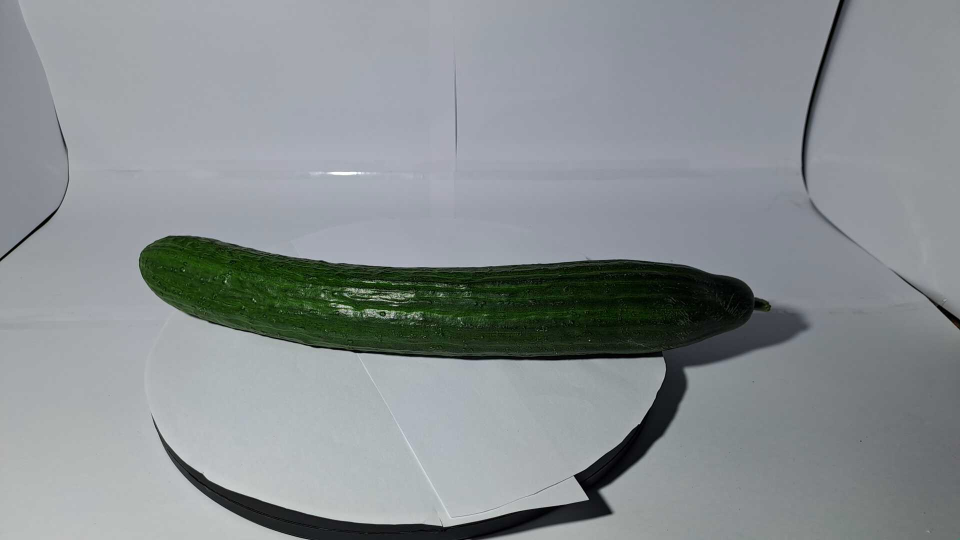
#> input picture New_photos/rawdata/cucumber/cucumber0.jpg, 1920 x 1080 px (shown at 1/2 size); its folder holds only this picture in this run
$ python main.py
#> lines starting #> are read from the running program, lines starting #| are printed output that depends on the picture; after the words box and inside, x2 and y2 are one past the last pixel; in counts of white or black regions, pixels touching at a corner belong together
### qualifiers.py
#%%

import cv2 as cv                 #Lib for image processing
import glob
import numpy as np
from scipy import stats
import matplotlib.pyplot as plt  #Lib for plotting images
import kleur_support

lower_bound_hsv = [20,20,20]
upper_bound_hsv = [75, 255, 255]
min_contour_area = 50


#     return new_img
def object_cutter(img_array):
    # Step 1: Convert image to HSV
    hsv = cv.cvtColor(img_array, cv.COLOR_BGR2HSV)

    # Step 2: Create a mask for the green color
    lower_green = np.array(lower_bound_hsv)
    upper_green = np.array(upper_bound_hsv)
    mask = cv.inRange(hsv, lower_green, upper_green)

    # Step 3: Find contours from the mask
    contours, _ = cv.findContours(mask, cv.RETR_EXTERNAL, cv.CHAIN_APPROX_SIMPLE)

    # Check if no contours were found
    if len(contours) == 0:
        return mask

    # Step 4: Initialize variables to store the brightest contour
    brightest_contour = None
    max_brightness = -1

    # Step 5: Iterate over all contours to find the brightest one
    for i, contour in enumerate(contours):
        contour_area = cv.contourArea(contour)
        if contour_area < min_contour_area:
            continue

        # Create a mask for this specific contour
        contour_mask = np.zeros_like(mask)
        cv.drawContours(contour_mask, [contour], -1, 255, thickness=cv.FILLED)

        # Visualize the contour mask

        # Apply the mask to the original image to get the region of interest (ROI)
        roi = cv.bitwise_and(img_array, img_array, mask=contour_mask)

        # Convert the ROI to grayscale to measure brightness
        roi_gray = cv.cvtColor(roi, cv.COLOR_BGR2GRAY)

        # Calculate the average brightness in the ROI
        avg_brightness = cv.mean(roi_gray, mask=contour_mask)[0]

        # Step 6: Keep track of the contour with the highest brightness
        if avg_brightness > max_brightness:
            max_brightness = avg_brightness
            brightest_contour = contour

    # Step 7: If we found the brightest contour, create a mask for it
    if brightest_contour is not None:
        # Create a mask for the brightest contour
        final_mask = np.zeros_like(mask)
        cv.drawContours(final_mask, [brightest_contour], -1, 255, thickness=cv.FILLED)

        # Use the final mask to cut the brightest object out of the original image
        brightest_object = cv.bitwise_and(img_array, img_array, mask=final_mask)

        # Convert to RGB for display (optional)
        brightest_object_rgb = cv.cvtColor(brightest_object, cv.COLOR_BGR2RGB)

        # plt.imshow(brightest_object_rgb)
        # plt.title('Brightest Object Cut Out (Rest Black)')
        # plt.show()

        # Return the image with only the brightest object
        return brightest_object
    else:
        #print("No bright object found!")
        return mask

def kleur(map_directory,methode):

    img_size = 200
    names=[]
    labels=[]
    rood_outcome=[]
    groen_outcome=[]
    blauw_outcome=[]
    hue_outcome=[]
    S_outcome=[]
    V_outcome=[]

    nummer=[]
    i=0
    for name in glob.glob(map_directory):
        img_array = cv.imread(name, cv.IMREAD_UNCHANGED)
        names.append(name)
        label=name.split('_')[0] # we splitten de string en pakken het eerste stukje

        #de evt resize pre echte testen
        img_array = cv.resize(img_array, (img_size,img_size))

        rood_outcome.append(kleur_support.kleurtest_rood(img_array,methode))
        groen_outcome.append(kleur_support.kleurtest_groen(img_array,methode))
        blauw_outcome.append(kleur_support.kleurtest_blauw(img_array,methode))
        hue_outcome.append(kleur_support.kleurtest_hue(img_array,methode))
        S_outcome.append(kleur_support.kleurtest_S(img_array,methode))
        V_outcome.append(kleur_support.kleurtest_V(img_array,methode))

        nummer.append(i)
        i=i+1
        labels.append(label)
    values = [rood_outcome,groen_outcome,blauw_outcome,hue_outcome,S_outcome,V_outcome]
    return values
# %%

### kleur_support.py
import cv2 as cv                 #Lib for image processing
import numpy as np
import matplotlib.pyplot as plt  #Lib for plotting images
from scipy import stats
import qualifiers


#RGB test codes
def kleurtest_rood(img_array,methode):
    img = qualifiers.object_cutter(img_array)
    B, G, R= cv.split(img)  # creates three seperate arrays for blue green and red
    rood_ar = R.flatten()  # Converts the 2D array to a 1D array
    rood_waardes = rood_ar[rood_ar != 0]  # Filter out zeros
    if methode == 1:
        return_val = np.mean(rood_waardes)  # takes the mean value of red
    elif methode == 0:
        return_val = stats.mode(rood_waardes)[0]  # takes the mean value of red
    return return_val/255

def kleurtest_groen(img_array,methode):
    img = qualifiers.object_cutter(img_array)

    B, G, R= cv.split(img)
    groen_ar = G.flatten()  # Converts the 2D array to a 1D array

    groen_waardes = groen_ar[groen_ar != 0]  # Filter out zeros

    if methode == 1:
        return_val = np.mean(groen_waardes)  # takes the mean value of red
    elif methode == 0:
        return_val = stats.mode(groen_waardes)[0]  # takes the mean value of red
    return return_val/255

def kleurtest_blauw(img_array,methode):
    img = qualifiers.object_cutter(img_array)

    B, G, R= cv.split(img)
    blauw_ar = B.flatten()  # Converts the 2D array to a 1D array

    blauw_waardes = blauw_ar[blauw_ar != 0]  # Filter out zeros

    if methode == 1:
        return_val = np.mean(blauw_waardes)  # takes the mean value of red
    elif methode == 0:
        return_val = stats.mode(blauw_waardes)[0]  # takes the mean value of red
    return return_val/255


#HSV test codes
def kleurtest_hue(img_array,methode):
    img = qualifiers.object_cutter(img_array)
    hsv = cv.cvtColor(img, cv.COLOR_BGR2HSV)

    H, S, V = cv.split(hsv)
    unfil_ar = H.flatten()  # Converts the 2D array to a 1D array

    fil_waardes = unfil_ar[unfil_ar != 0]  # Filter out zeros

    if methode == 1:
        return_val = np.mean(fil_waardes)  # takes the mean value of red
    elif methode == 0:
        return_val = stats.mode(fil_waardes)[0]  # takes the mean value of red
    return return_val/255

def kleurtest_S(img_array,methode):
    img = qualifiers.object_cutter(img_array)
    hsv = cv.cvtColor(img, cv.COLOR_BGR2HSV)

    H, S, V = cv.split(hsv)
    unfil_ar = S.flatten()  # Converts the 2D array to a 1D array

    fil_waardes = unfil_ar[unfil_ar != 0]  # Filter out zeros

    if methode == 1:
        return_val = np.mean(fil_waardes)
    elif methode == 0:
        return_val = stats.mode(fil_waardes)[0]
    return return_val/255

def kleurtest_V(img_array,methode):
    img = qualifiers.object_cutter(img_array)
    hsv = cv.cvtColor(img, cv.COLOR_BGR2HSV)

    H, S, V = cv.split(hsv)
    unfil_ar = V.flatten()  # Converts the 2D array to a 1D array

    fil_waardes = unfil_ar[unfil_ar != 0]  # Filter out zeros

    if methode == 1:
        return_val = np.mean(fil_waardes)
    elif methode == 0:
        return_val = stats.mode(fil_waardes)[0]
    return return_val/255

### shapedetect.py
import qualifiers as ql
import argparse
import imutils
import cv2 as cv
import glob
import numpy as np
import math

# Function to detect the shape of the object in the image
def detect(c):
    # initialize the shape name and approximate the contour
    shape = "unidentified"
    peri = cv.arcLength(c, True)
    approx = cv.approxPolyDP(c, 0.04 * peri, True)
        # if the shape is a triangle, it will have 3 vertices
    if len(approx) == 3:
        shape = "triangle"
    # if the shape has 4 vertices, it is either a square or
    # a rectangle
    elif len(approx) == 4:
        # compute the bounding box of the contour and use the
        # bounding box to compute the aspect ratio
        (x, y, w, h) = cv.boundingRect(approx)
        ar = w / float(h)
        # a square will have an aspect ratio that is approximately
        # equal to one, otherwise, the shape is a rectangle
        shape = "square" if ar >= 0.95 and ar <= 1.05 else "rectangle"
    # if the shape is a pentagon, it will have 5 vertices
    elif len(approx) == 5:
        shape = "pentagon"
    # otherwise, we assume the shape is a circle
    else:
        shape = "circle"
    # return the name of the shape
    return shape

# Function to detect the shape of the object in the image
def ShapeDect_RDP(map_directory):

    shapes = []
    cX_all = []
    cY_all = []

    for name in glob.glob(map_directory):

        img_array = cv.imread(name, cv.IMREAD_UNCHANGED)
        resized = imutils.resize(img_array, width=300)
        ratio = img_array.shape[0] / float(resized.shape[0])

        #gets the object from the image
        object_cutter = ql.object_cutter(resized)
        #converts the object to grayscale
        gray = cv.cvtColor(object_cutter, cv.COLOR_BGR2GRAY)
        #thresholds the image
        thresh = cv.threshold(gray, 20, 255, cv.THRESH_BINARY)[1]

        cnts = cv.findContours(thresh.copy(), cv.RETR_EXTERNAL,
            cv.CHAIN_APPROX_NONE)
        cnts = imutils.grab_contours(cnts)

        c = max(cnts, key=cv.contourArea)
        # compute the center of the contour, then detect the name of the
        # shape using only the contour
        M = cv.moments(c)
        if(M["m00"]==0):
            shapes.append("line")
            continue
        cX = int((M["m10"] / M["m00"]) * ratio)
        cY = int((M["m01"] / M["m00"]) * ratio)
        shape = detect(c)

        shapes.append(shape)
        cX_all.append(cX)
        cY_all.append(cY)
        # multiply the contour (x, y)-coordinates by the resize ratio,
        # then draw the contours and the name of the shape on the image
        # print_shape_on_image(c, shape, img_array, ratio, cX, cY)

    centerpoint = [[cX_all[i], cY_all[i]] for i in range(len(cX_all))]
    return shapes, centerpoint

# Function to print the shape on the image for RDP
# [10 lines left out: function print_shape_on_image, not called in this run]

### main.py
#%%
import cv2 as cv                 #Lib for image processing
import glob
import numpy as np
from math import sqrt
import random
import qualifiers
import shapedetect
import cornerdetect
from enum import Enum

#Plotting lib
import plotting
import seaborn as sns
import photopath as pp
import matplotlib.pyplot as plt  #Lib for plotting images

#KNN model
from sklearn.neighbors import KNeighborsClassifier
from sklearn.model_selection import train_test_split
from sklearn.neighbors import KNeighborsRegressor
from sklearn.metrics import mean_squared_error
from sklearn.metrics import accuracy_score

class types (Enum):
    cucumber = 0
    greenapple = 1
    greenpepper = 2
    advocado = 3
    greengrape = 4
    greenpear = 5
    lemon = 6
    zucchini = 7

#values_kleuren = [rood_outcome,groen_outcome,blauw_outcome,hue_outcome,S_outcome,V_outcome]


# Define a method for selecting modus (1) or average (0)
average = 1
mode = 0


# Get cucumber color values using qualifiers (e.g., RGB, HSV values)
advocado_kleuren_avg = qualifiers.kleur(pp.advocado, average)
greengrape_kleuren_avg = qualifiers.kleur(pp.greengrape, average)
greenpear_kleuren_avg = qualifiers.kleur(pp.greenpear, average)
lemon_kleuren_avg = qualifiers.kleur(pp.lemon, average)
komkommer_kleuren_avg = qualifiers.kleur(pp.cucumber, average)
#> in kleur, img_array is the input picture: shape (1080, 1920, 3); mean B, G, R 145.2, 142.7, 137
#> in kleur (call 5), `img_array = cv.resize(img_array, (img_size,img_size))`:
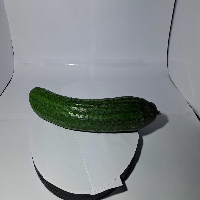
#> img_array: shape (200, 200, 3); mean B, G, R 145.2, 142.7, 136.9
#> in object_cutter, `mask = cv.inRange(hsv, lower_green, upper_green)`:
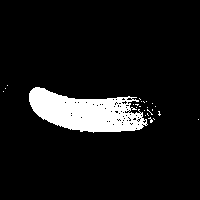
#> mask: shape (200, 200); 8.5% white; 24 white regions (23 under 20 px)
#> in object_cutter, `contours, _ = cv.findContours(mask, cv.RETR_EXTERNAL, cv.CHAIN_APPROX_..`: contours = 24 contours, 23 with area under 20; largest, box (x1, y1, x2, y2) and area: (29, 87, 148, 133) 3296
#> the loop in object_cutter, `for i, contour in enumerate(contours):` made 24 passes
#> (contour_area, avg_brightness, max_brightness) on pass 23: (3296, 42.91, 42.91)
#> after the loop in object_cutter, `for i, contour in enumerate(contours):`:
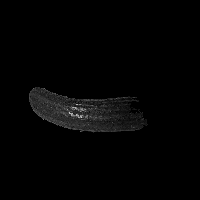
#> roi_gray: shape (200, 200); min 0, max 205, mean 3.7
#> after the loop in object_cutter, `for i, contour in enumerate(contours):`: brightest_contour = contour of 156 points, box (x1, y1, x2, y2) (29, 87, 148, 133), area 3296; max_brightness = 42.91
#> in kleurtest_rood, `B, G, R= cv.split(img)`:
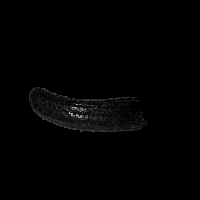
#> B: shape (200, 200); min 0, max 198, mean 2.1
#> in kleurtest_rood, `rood_waardes = rood_ar[rood_ar != 0]`: rood_waardes = 3451 values, max 199 at index 2222, min 1 at index 444, mean 32.08
#> in kleurtest_rood, `return_val = np.mean(rood_waardes)`: return_val = 32.08
#> the loop in object_cutter (call 2), `for i, contour in enumerate(contours):` made 24 passes
#> in kleurtest_groen, `groen_waardes = groen_ar[groen_ar != 0]`: groen_waardes = 3462 values, max 212 at index 1705, min 8 at index 766, mean 52.05
#> in kleurtest_groen, `return_val = np.mean(groen_waardes)`: return_val = 52.05
#> in kleurtest_blauw, `blauw_waardes = blauw_ar[blauw_ar != 0]`: blauw_waardes = 3403 values, max 198 at index 2182, min 1 at index 75, mean 24.99
#> in kleurtest_blauw, `return_val = np.mean(blauw_waardes)`: return_val = 24.99
#> in kleurtest_hue, `H, S, V = cv.split(hsv)`:
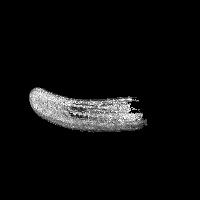
#> S: shape (200, 200); min 0, max 255, mean 12.6
#> in kleurtest_hue, `fil_waardes = unfil_ar[unfil_ar != 0]`: fil_waardes = 3462 values, max 75 at index 2978, min 39 at index 1909, mean 53.05
#> in kleurtest_hue, `return_val = np.mean(fil_waardes)`: return_val = 53.05
#> in kleurtest_S, `fil_waardes = unfil_ar[unfil_ar != 0]`: fil_waardes = 3462 values, max 255 at index 181, min 8 at index 1804, mean 145.3
#> in kleurtest_S, `return_val = np.mean(fil_waardes)`: return_val = 145.3
#> in kleurtest_V, `fil_waardes = unfil_ar[unfil_ar != 0]`: fil_waardes has the same summary as groen_waardes in kleurtest_groen
#> in kleurtest_V, `return_val = np.mean(fil_waardes)`: return_val = 52.05
#> in kleur (call 5), `values = [rood_outcome,groen_outcome,blauw_outcome,hue_outcome,S_outco..`: values = [[0.126], [0.204], [0.098], [0.208], [0.57], [0.204]]
#> komkommer_kleuren_avg has the same summary as values in kleur
greenapple_kleuren_avg = qualifiers.kleur(pp.greenapple, average)
greenpepper_kleuren_avg = qualifiers.kleur(pp.greenpepper, average)
zucchini_kleuren_avg = qualifiers.kleur(pp.zucchini, average)

# paprika_kleuren_avg = qualifiers.kleur('photos/Trainingdata/greenpepper/*.jpg', average)
# komkommer_kleuren_avg = qualifiers.kleur('photos/Trainingdata/cucumber/*.jpg', average)
# appels_kleuren_avg = qualifiers.kleur('photos/Trainingdata/greenapple/*.jpg', average)
shapes_cucumber, center  = shapedetect.ShapeDect_RDP(pp.cucumber)
#> in object_cutter (call 7), `contours, _ = cv.findContours(mask, cv.RETR_EXTERNAL, cv.CHAIN_APPROX_..`: contours = 13 contours, 12 with area under 20; largest, box (x1, y1, x2, y2) and area: (43, 73, 222, 111) 4190
#> the loop in object_cutter (call 7), `for i, contour in enumerate(contours):` made 13 passes
#> (contour_area, avg_brightness, max_brightness) on pass 13: (4190, 43.22, 43.22)
#> after the loop in object_cutter (call 7), `for i, contour in enumerate(contours):`:
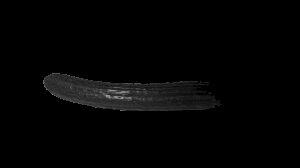
#> roi_gray: shape (168, 300); min 0, max 163, mean 3.8
#> after the loop in object_cutter (call 7), `for i, contour in enumerate(contours):`: brightest_contour = contour of 163 points, box (x1, y1, x2, y2) (43, 73, 222, 111), area 4190; max_brightness = 43.22
#> in ShapeDect_RDP, `thresh = cv.threshold(gray, 20, 255, cv.THRESH_BINARY)[1]`:
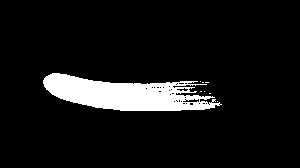
#> thresh: shape (168, 300); 8.1% white; 8 white regions (7 under 20 px)
#> in ShapeDect_RDP, `cnts = cv.findContours(thresh.copy(), cv.RETR_EXTERNAL, cv.CHAIN_APPRO..`: cnts = 8 contours, 7 with area under 20; largest, box (x1, y1, x2, y2) and area: (43, 73, 222, 111) 3899
#> in ShapeDect_RDP, `c = max(cnts, key=cv.contourArea)`: c = contour of 556 points, box (x1, y1, x2, y2) (43, 73, 222, 111), area 3899
#> in ShapeDect_RDP, `M = cv.moments(c)`: M = moments, m00 3899, centre m10/m00, m01/m00 = (124.2, 94.19)
#> in ShapeDect_RDP, `cX = int((M["m10"] / M["m00"]) * ratio)`: cX = 798
#> in ShapeDect_RDP, `cY = int((M["m01"] / M["m00"]) * ratio)`: cY = 605
#> in detect, `peri = cv.arcLength(c, True)`: peri = 605.7
#> in detect, `approx = cv.approxPolyDP(c, 0.04 * peri, True)`: approx = [[43, 80], [221, 104]]
#> in ShapeDect_RDP, `shape = detect(c)`: shape = 'circle'
#> in ShapeDect_RDP, `centerpoint = [[cX_all[i], cY_all[i]] for i in range(len(cX_all))]`: centerpoint = [[798, 605]]
#> shapes_cucumber = ['circle']; center = [[798, 605]]
shapes_appel, center  = shapedetect.ShapeDect_RDP(pp.greenapple)
shapes_greenpepper, center  = shapedetect.ShapeDect_RDP(pp.greenpepper)
shapes_advocado, center  = shapedetect.ShapeDect_RDP(pp.advocado)
shapes_greengrape, center  = shapedetect.ShapeDect_RDP(pp.greengrape)
shapes_greenpear, center  = shapedetect.ShapeDect_RDP(pp.greenpear)
shapes_lemon, center  = shapedetect.ShapeDect_RDP(pp.lemon)
shapes_zucchini, center  = shapedetect.ShapeDect_RDP(pp.zucchini)

#cornerdetect.cornerdetect(pp.cucumber)

# def most_frequent(List):
#     return max(set(List), key=List.count)

# print("Cucumber: "+ most_frequent(shapes_cucumber))
# print("Appel: "+ most_frequent(shapes_appel))
# print("Advocado: "+ most_frequent(shapes_advocado))
# print("Greenpepper: "+ most_frequent(shapes_greenpepper))
# print("Greengrape: "+ most_frequent(shapes_greengrape))
# print("Greenpear: "+ most_frequent(shapes_greenpear))
# print("Lemon: "+ most_frequent(shapes_lemon))
# print("Zucchini: "+ most_frequent(shapes_zucchini))


# Unpack the color outcomes for the cucumber images

# plotting.plott_shapes(
#     data_arrays=[
#         shapes_appel, shapes_cucumber,
#         shapes_zucchini, shapes_lemon, shapes_greenpear,
#         shapes_greengrape, shapes_greenpepper, shapes_advocado
#     ],  # Multiple datasets
#     labels=[
#         'appel', 'komkommer',
#         'zucchini', 'lemon', 'greenpear',
#         'greengrape', 'greenpepper', 'advocado'
#     ],  # Labels for each dataset
#     colors=[
#         , 'yellow', 'red',
#         'lightgreen', 'blue', 'magenta',
#         'lightyellow', 'lightblue', 'pink'
#     ]  # Colors for each dataset
# )

# Call the function with multiple arrays
# plotting(
#     data_arrays=[shapes,],  # Multiple datasets
#     labels=['komkommer_avg', 'appel_avg'],                            # Labels for each dataset
#     colors=['green', 'yellow']                                   # Colors for each dataset
# )
#
exit()
#> (the program exits here)

$ run again, on New_photos/rawdata/cucumber/cucumber12.jpg
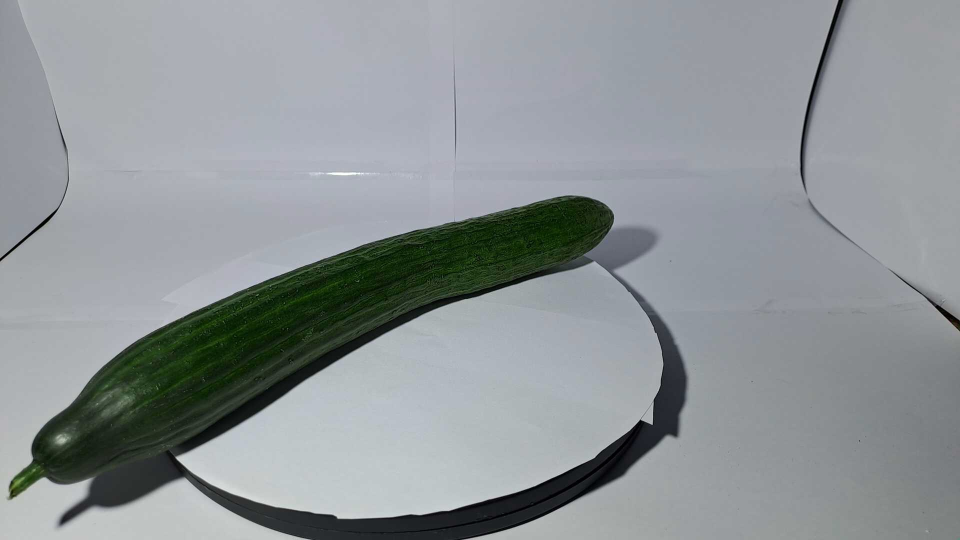
#> input picture New_photos/rawdata/cucumber/cucumber12.jpg, 1920 x 1080 px (shown at 1/2 size)
#> in kleur, img_array is the input picture: shape (1080, 1920, 3); mean B, G, R 150.4, 147.9, 142.2
#> img_array: shape (200, 200, 3)
#> in object_cutter, `mask = cv.inRange(hsv, lower_green, upper_green)`:
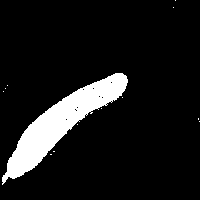
#> mask: shape (200, 200); 10.1% white; 13 white regions (12 under 20 px)
#> contours = 13 contours, 12 with area under 20; largest, box (x1, y1, x2, y2) and area: (2, 73, 128, 185) 3886
#> the loop in object_cutter, `for i, contour in enumerate(contours):` made 13 passes
#> (contour_area, avg_brightness, max_brightness) on pass 11: (3886, 40.6, 40.6)
#> after the loop in object_cutter, `for i, contour in enumerate(contours):`: brightest_contour = contour of 228 points, box (x1, y1, x2, y2) (2, 73, 128, 185), area 3886; max_brightness = 40.6
#> rood_waardes = 4046 values, max 173 at index 3970, min 1 at index 380, mean 30.76
#> in kleurtest_rood, `return_val = np.mean(rood_waardes)`: return_val = 30.76
#> the loop in object_cutter (call 2), `for i, contour in enumerate(contours):` made 13 passes
#> groen_waardes = 4052 values, max 188 at index 3976, min 6 at index 1759, mean 48.6
#> in kleurtest_groen, `return_val = np.mean(groen_waardes)`: return_val = 48.6
#> blauw_waardes = 3994 values, max 169 at index 3918, min 1 at index 13, mean 25.3
#> in kleurtest_blauw, `return_val = np.mean(blauw_waardes)`: return_val = 25.3
#> in kleurtest_hue, `fil_waardes = unfil_ar[unfil_ar != 0]`: fil_waardes = 4052 values, max 75 at index 1529, min 30 at index 1125, mean 53.52
#> in kleurtest_hue, `return_val = np.mean(fil_waardes)`: return_val = 53.52
#> in kleurtest_S, `fil_waardes = unfil_ar[unfil_ar != 0]`: fil_waardes = 4052 values, max 255 at index 105, min 20 at index 4011, mean 134.9
#> in kleurtest_S, `return_val = np.mean(fil_waardes)`: return_val = 134.9
#> in kleurtest_V, `fil_waardes = unfil_ar[unfil_ar != 0]`: fil_waardes has the same summary as groen_waardes in kleurtest_groen
#> in kleurtest_V, `return_val = np.mean(fil_waardes)`: return_val = 48.6
#> values = [[0.121], [0.191], [0.0992], [0.21], [0.529], [0.191]]
#> komkommer_kleuren_avg has the same summary as values in kleur
#> mask: shape (168, 300); 10.2% white; 6 white regions (5 under 20 px)
#> contours = 6 contours, 5 with area under 20; largest, box (x1, y1, x2, y2) and area: (3, 61, 192, 155) 4928
#> the loop in object_cutter (call 7), `for i, contour in enumerate(contours):` made 6 passes
#> (contour_area, avg_brightness, max_brightness) on pass 5: (4928.5, 40.73, 40.73)
#> after the loop in object_cutter (call 7), `for i, contour in enumerate(contours):`:
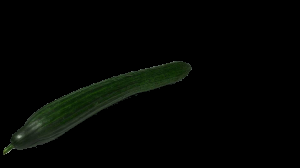
#> roi: shape (168, 300, 3); mean B, G, R 2.6, 5, 3.2
#> after the loop in object_cutter (call 7), `for i, contour in enumerate(contours):`: brightest_contour = contour of 266 points, box (x1, y1, x2, y2) (3, 61, 192, 155), area 4928; max_brightness = 40.73
#> brightest_object_rgb: shape (168, 300, 3)
#> thresh: shape (168, 300); 10.1% white; 1 white region
#> cnts = 1 contour; box (x1, y1, x2, y2) and area: (3, 61, 192, 155) 4906
#> c = contour of 413 points, box (x1, y1, x2, y2) (3, 61, 192, 155), area 4906
#> M = moments, m00 4905.5, centre m10/m00, m01/m00 = (91.44, 102.8)
#> cX = 587
#> cY = 660
#> peri = 488
#> approx = [[191, 67], [55, 99], [3, 154]]
#> shape = 'triangle'
#> centerpoint = [[587, 660]]
#> shapes_cucumber = ['triangle']; center = [[587, 660]]
